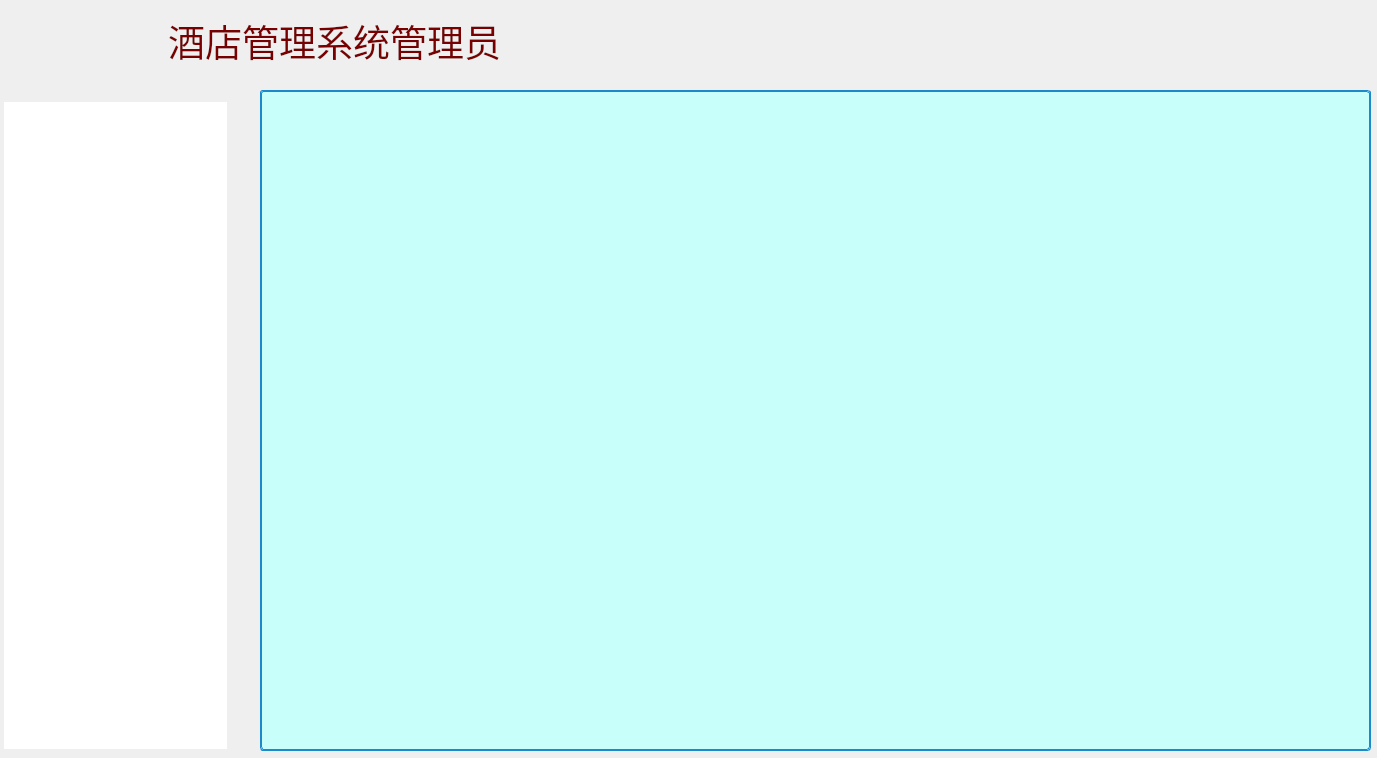
<?xml version="1.0" encoding="UTF-8"?>
<ui version="4.0">
 <class>MangerOperate</class>
 <widget class="QWidget" name="MangerOperate">
  <property name="geometry">
   <rect>
    <x>0</x>
    <y>0</y>
    <width>1377</width>
    <height>758</height>
   </rect>
  </property>
  <property name="windowTitle">
   <string>Form</string>
  </property>
  <widget class="QListWidget" name="listWidget_menu">
   <property name="geometry">
    <rect>
     <x>0</x>
     <y>100</y>
     <width>231</width>
     <height>651</height>
    </rect>
   </property>
   <property name="font">
    <font>
     <family>楷体</family>
     <pointsize>18</pointsize>
    </font>
   </property>
   <property name="styleSheet">
    <string notr="true"> color:rgb(121, 0, 0);  
    min-height:20;  
    border-style:solid;  
    border-top-left-radius:2px;  
    border-top-right-radius:2px;  
    background: qlineargradient(x1: 0, y1: 0, x2: 0, y2: 1, stop:0 rgb(226,236,241),   
                                stop: 0.3 rgb(0,250,255),  
                                  stop: 1 rgb(255,250,0));  
    border:1px;  
    border-radius:5px;padding:2px 4px;</string>
   </property>
  </widget>
  <widget class="QLabel" name="label_headpic">
   <property name="geometry">
    <rect>
     <x>0</x>
     <y>0</y>
     <width>231</width>
     <height>81</height>
    </rect>
   </property>
   <property name="text">
    <string/>
   </property>
  </widget>
  <widget class="QStackedWidget" name="stackedWidget">
   <property name="geometry">
    <rect>
     <x>260</x>
     <y>90</y>
     <width>1111</width>
     <height>661</height>
    </rect>
   </property>
   <property name="font">
    <font>
     <family>楷体</family>
     <pointsize>12</pointsize>
    </font>
   </property>
   <property name="styleSheet">
    <string notr="true">background:rgb(201, 255, 251);
 border:1px solid #1B89CA;
    border-radius:3px;</string>
   </property>
   <widget class="QWidget" name="page"/>
   <widget class="QWidget" name="page_2"/>
  </widget>
  <widget class="QLabel" name="label">
   <property name="geometry">
    <rect>
     <x>10</x>
     <y>0</y>
     <width>1361</width>
     <height>81</height>
    </rect>
   </property>
   <property name="font">
    <font>
     <family>楷体</family>
     <pointsize>28</pointsize>
    </font>
   </property>
   <property name="styleSheet">
    <string notr="true"> color:rgb(121, 0, 0);  
    min-height:20;  
    border-style:solid;  
    border-top-left-radius:2px;  
    border-top-right-radius:2px;  
    background: qlineargradient(x1: 0, y1: 0, x2: 0, y2: 1, stop:0 rgb(226,236,241),   
                                stop: 0.3 rgb(0,250,255),  
                                  stop: 1 rgb(255,250,0));  
    border:1px;  
    border-radius:5px;padding:2px 4px;</string>
   </property>
   <property name="text">
    <string>               酒店管理系统管理员</string>
   </property>
  </widget>
 </widget>
 <resources/>
 <connections/>
</ui>
